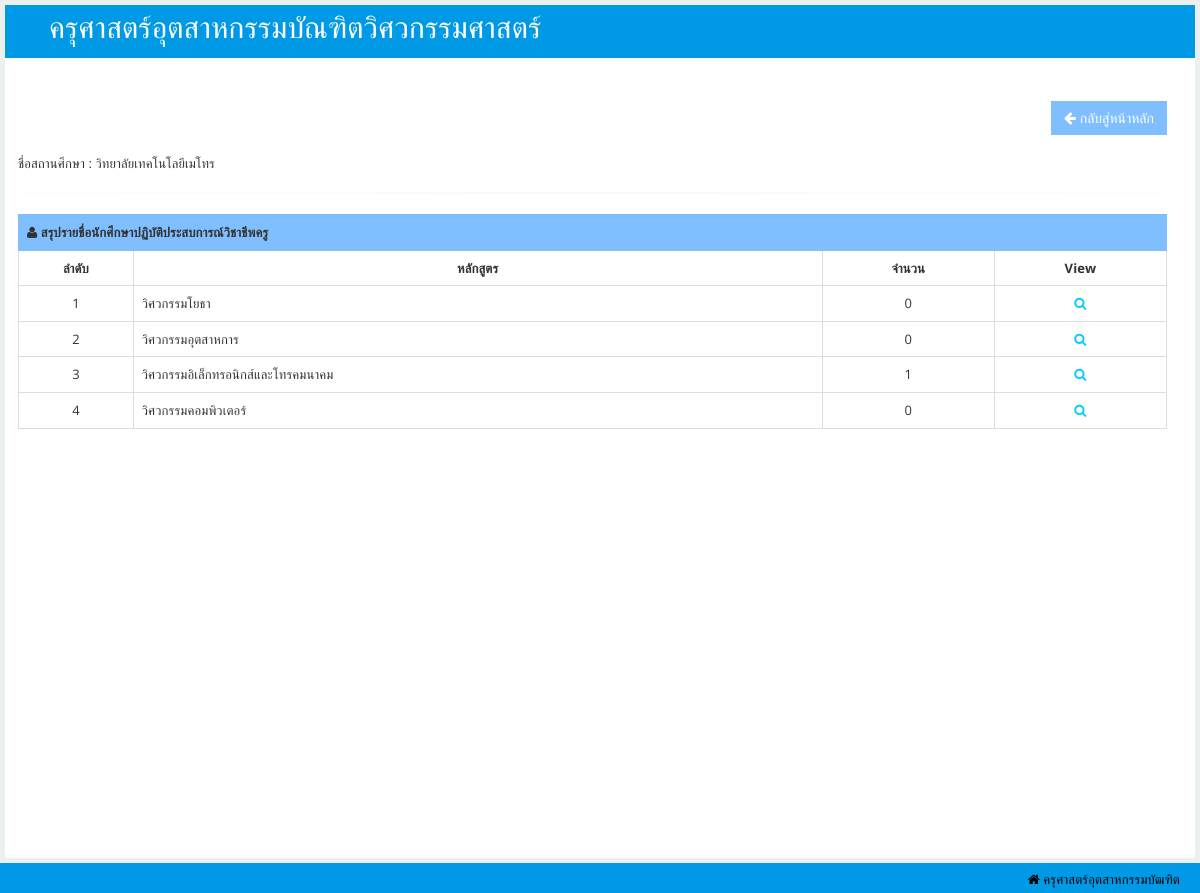
The app's page /rmutlexpro/reportbranchedu.php?education_id=100 with its own data.
### tables this page shows
CREATE TABLE `branch` (
  `branch_id` int(11) NOT NULL,
  `branch_name` varchar(50) NOT NULL
);

### rmutlexpro/reportbranchedu.php (the view, shortened to what this page needs)
<!DOCTYPE html>
<html lang="en"><head>
    <link id="bootstrap-style" href="css/bootstrap.css" rel="stylesheet">
    <link href="css/halflings.css" rel="stylesheet">
    <link rel="stylesheet" href="css/layout.css" type="text/css">
    <link href="css/bootstrap-responsive.min.css" rel="stylesheet">
    <link id="base-style" href="css/style.css" rel="stylesheet">
    <link id="base-style-responsive" href="css/style-responsive.css" rel="stylesheet">
    <link href="css/font-awesome.min.css" rel="stylesheet">
    <link href="css/font-awesome.css" rel="stylesheet">
    <link rel="stylesheet" href="css/modal.css" type="text/css">
</head>
<body>
<?php
$education_id=$_GET['education_id'];
?>
<div id="main">
<nav class="navbar navbar-default">
        <div class="navbar-inner">
            <div class="container-fluid">
                <div class="navbar-header">
                    <a class="brand"><span style="font-size:30px">&nbsp;ครุศาสตร์อุตสาหกรรมบัณฑิตวิศวกรรมศาสตร์</span></a>
                </div>
                <div class="nav-no-collapse header-nav">
                    <ul class="nav navbar-nav pull-right">
                        <li class="dropdown">
                            <a class="btn dropdown-toggle" href="#">
                                <i class="fa fa-user" style="color: #0099e6"></i>
                            </a>
                        </li>
                    </ul>
                </div>
            </div>
        </div>
    </nav>
            <div id="content" class="span10">
  <div class="row">
                    <div class="col-lg-12 panel-body">
                    <div align="right">
                                <button type="button" class="btn btn-primary btn-lg" id="adduser" style="background-color:#80bfff;border-color: #80bfff;; color:#fff" onclick='location.replace("reportedu.php")'><i class="icon-arrow-left"></i> กลับสู่หน้าหลัก</button>
                        </div>
                        <br>
                        <div class="table-responsive panel-collapse pull out">
                            <table class="table table-bordered">
<?php
                                    $strSQL = "SELECT * FROM education WHERE education_id=$education_id";
                                        $objQuery = mysql_query($strSQL);?>
                                        <?php
                                        $nti=mysql_fetch_array($objQuery);
                                        echo "ชื่อสถานศึกษา : ",$nti['education_name'], "<hr>";
                                        ?>
                                <tbody>
                                    <tr>
                                        <td style="text-align:left" class="success" colspan="10"><i class=" icon-user"></i><strong> สรุปรายชื่อนักศึกษาปฏิบัติประสบการณ์วิชาชีพครู</strong></td>
                                    </tr>
                                    <tr style="font-weight:bold;">
                                        <td style="width:10%;text-align:center">ลำดับ</td>
                                        <td style="width:60%;text-align:center">หลักสูตร</td>
                                        <td style="width:15%;text-align:center">จำนวน</td>
                                        <td style="width:15%;text-align:center">View</td>
                                    </tr>
                                    <tr>
                                    <?php
                                    $i='0';
                                    $strSQL = "SELECT * FROM branch ";
                                        $objQuery = mysql_query($strSQL);
                                        while ($nti=mysql_fetch_array($objQuery)){
                                        $branch_id=$nti['branch_id'];
                                        $i=$i+'1';
                                        ?>
                                        <td style="text-align:center"><?php echo $i;?></td>
                                        <td style="text-align:left"><?php echo $nti['branch_name'];?></td>
                                        <td style="text-align:center;">
                                            <?php
                                                $branch1 ="SELECT * FROM student WHERE branch_id=$branch_id AND edu_id=$education_id";
                                                $objQuerystd = mysql_query($branch1);
                                                $ntia=mysql_fetch_array($objQuerystd);
                                                $rowbr=mysql_num_rows($objQuerystd);
                                                echo $rowbr;
                                            ?>
                                        </td>
                                        <td style="text-align:center"><a href='reportshowedu.php?branch_id=<?php echo $nti['branch_id'];?>&education_id=<?php echo $ntia['edu_id'];?>' data-toggle="tooltip" data-placement="top" data-original-title="แสดง"><i class=" icon-search" style="color:#00ccff"></i></a></td>
                                    </tr>
                                   <?php }?>
                                </tbody>
                            </table>
                        </div>
                    </div>
                </div>
            </div>
        </div>
   <footer>
            <p>
                <span class="icon-home" style="text-align:left;float: right"> ครุศาสตร์อุตสาหกรรมบัฒฑิต</a></span>
            </p>
        </footer>
</body>
</html>

### rmutlexpro/css/halflings.css (style rules this page uses)
html, html .halflings { -webkit-font-smoothing: antialiased !important; }

### rmutlexpro/css/layout.css (style rules this page uses)
html { position: relative; z-index: 1; min-height: 100%; letter-spacing: 0.1px; }
html body { font-family: 'Open Sans', sans-serif; font-size: 13px; min-height: 100%; background-color: #ecf0f1; overflow-x: hidden; }
#main { position: relative; -webkit-transition: -webkit-transform 0.2s ease; -o-transition: -o-transform 0.2s ease; transition: transform 0.2s ease; }
#main:before, #main:after { content: " "; display: table; }
#main:after { clear: both; }
#main { padding-top: 100px; }
@media (min-width: 768px) { #main { padding-top: 60px; } }

### rmutlexpro/css/style-responsive.css (style rules this page uses)
@media (min-width: 1200px) { #content { width: 100%; padding: 28px; margin: 0px 0px; } }
@media (min-width: 1200px) { footer { margin: 0px 0px 0px 0px; padding: 10px 20px; } }

### rmutlexpro/css/modal.css (style rules this page uses)
* { margin:0; padding:0; }

### rmutlexpro/reportbranchedu.php (style rules this page uses)
body { font-family: "Lato", sans-serif; }
#main { transition: margin-left .5s; padding: 5px; }

### records on screen
branch: i "1", branch_name "วิศวกรรมโยธา", rowbr "0"
branch: i "2", branch_name "วิศวกรรมอุตสาหการ", rowbr "0"
branch: i "3", branch_name "วิศวกรรมอิเล็กทรอนิกส์และโทรคมนาคม", rowbr "1"
branch: i "4", branch_name "วิศวกรรมคอมพิวเตอร์", rowbr "0"
